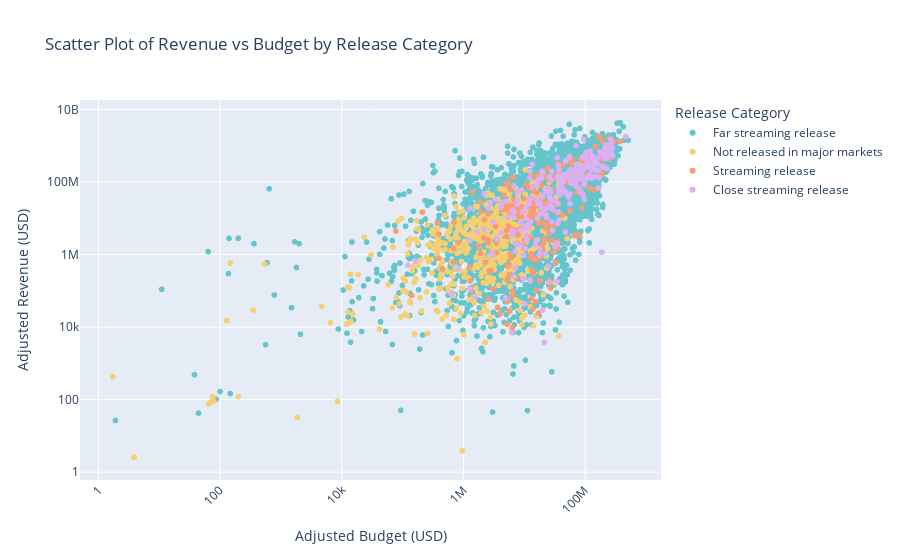

Write notebook code for a chart like this one.
### Code cell
fig = px.scatter(movie, x='budget_usd_adj', y='revenue_usd_adj',
                 color='release_category', 
                 labels={'budget_usd_adj': 'Adjusted Budget (USD)', 'revenue_usd_adj': 'Adjusted Revenue (USD)'},
                 title='Scatter Plot of Revenue vs Budget by Release Category',
                 log_x=True, log_y=True, 
                 color_discrete_sequence=px.colors.qualitative.Pastel
                 )

fig.update_layout(xaxis_title='Adjusted Budget (USD)',
                  yaxis_title='Adjusted Revenue (USD)',
                  legend_title='Release Category',
                  xaxis_tickangle=-45,
                  xaxis_tickfont_size=12,
                  yaxis_tickfont_size=12)

fig.show()

### Figure 1 — Plotly figure (JSON) as saved in the notebook; plotly's stock layout.template omitted (floating-point values rounded to 4 significant figures; data arrays with more than 128 entries replaced by an {"elided": "..."} marker saying what was removed)
{"data": [{"hovertemplate": "release_category=Far streaming release<br>Adjusted Budget (USD)=%{x}<br>Adjusted Revenue (USD)=%{y}<extra></extra>", "legendgroup": "Far streaming release", "marker": {"color": "rgb(102, 197, 204)", "symbol": "circle"}, "mode": "markers", "name": "Far streaming release", "showlegend": true, "type": "scattergl", "x": {"elided": "6594 float values"}, "xaxis": "x", "y": {"elided": "6594 float values"}, "yaxis": "y"}, {"hovertemplate": "release_category=Not released in major markets<br>Adjusted Budget (USD)=%{x}<br>Adjusted Revenue (USD)=%{y}<extra></extra>", "legendgroup": "Not released in major markets", "marker": {"color": "rgb(246, 207, 113)", "symbol": "circle"}, "mode": "markers", "name": "Not released in major markets", "showlegend": true, "type": "scattergl", "x": {"elided": "591 float values"}, "xaxis": "x", "y": {"elided": "591 float values"}, "yaxis": "y"}, {"hovertemplate": "release_category=Streaming release<br>Adjusted Budget (USD)=%{x}<br>Adjusted Revenue (USD)=%{y}<extra></extra>", "legendgroup": "Streaming release", "marker": {"color": "rgb(248, 156, 116)", "symbol": "circle"}, "mode": "markers", "name": "Streaming release", "showlegend": true, "type": "scattergl", "x": {"elided": "207 float values"}, "xaxis": "x", "y": {"elided": "207 float values"}, "yaxis": "y"}, {"hovertemplate": "release_category=Close streaming release<br>Adjusted Budget (USD)=%{x}<br>Adjusted Revenue (USD)=%{y}<extra></extra>", "legendgroup": "Close streaming release", "marker": {"color": "rgb(220, 176, 242)", "symbol": "circle"}, "mode": "markers", "name": "Close streaming release", "showlegend": true, "type": "scattergl", "x": {"elided": "242 float values"}, "xaxis": "x", "y": {"elided": "242 float values"}, "yaxis": "y"}], "layout": {"legend": {"title": {"text": "Release Category"}, "tracegroupgap": 0}, "title": {"text": "Scatter Plot of Revenue vs Budget by Release Category"}, "xaxis": {"anchor": "y", "domain": [0, 1], "tickangle": -45, "tickfont": {"size": 12}, "title": {"text": "Adjusted Budget (USD)"}, "type": "log"}, "yaxis": {"anchor": "x", "domain": [0, 1], "tickfont": {"size": 12}, "title": {"text": "Adjusted Revenue (USD)"}, "type": "log"}}}
